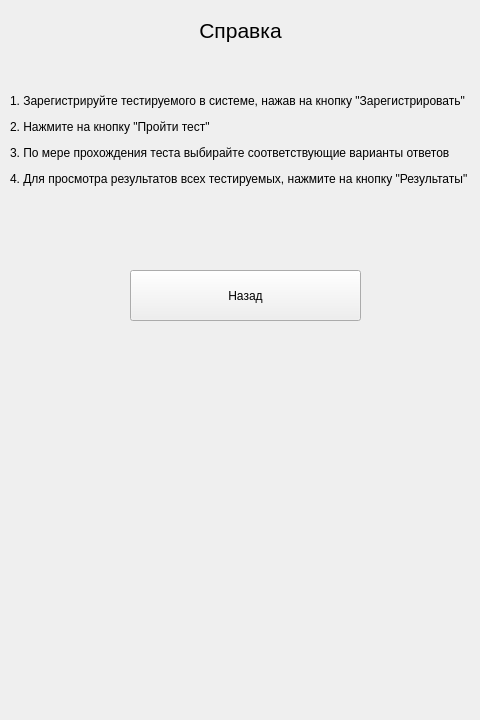
<?xml version="1.0" encoding="UTF-8"?>
<ui version="4.0">
 <class>HelpPage</class>
 <widget class="QWidget" name="HelpPage">
  <property name="geometry">
   <rect>
    <x>0</x>
    <y>0</y>
    <width>480</width>
    <height>720</height>
   </rect>
  </property>
  <widget class="QLabel" name="label">
   <property name="geometry">
    <rect>
     <x>140</x>
     <y>10</y>
     <width>201</width>
     <height>41</height>
    </rect>
   </property>
   <property name="font">
    <font>
     <pointsize>16</pointsize>
    </font>
   </property>
   <property name="text">
    <string>Справка</string>
   </property>
   <property name="alignment">
    <set>Qt::AlignmentFlag::AlignCenter</set>
   </property>
  </widget>
  <widget class="QPushButton" name="btnGoToMain">
   <property name="geometry">
    <rect>
     <x>130</x>
     <y>270</y>
     <width>231</width>
     <height>51</height>
    </rect>
   </property>
   <property name="text">
    <string>Назад</string>
   </property>
  </widget>
  <widget class="QLabel" name="label_2">
   <property name="geometry">
    <rect>
     <x>10</x>
     <y>60</y>
     <width>461</width>
     <height>161</height>
    </rect>
   </property>
   <property name="text">
    <string>&lt;html&gt;&lt;head/&gt;&lt;body&gt;&lt;p&gt;1. Зарегистрируйте тестируемого в системе, нажав на кнопку &amp;quot;Зарегистрировать&amp;quot;&lt;/p&gt;&lt;p&gt;2. Нажмите на кнопку &amp;quot;Пройти тест&amp;quot;&lt;/p&gt;&lt;p&gt;3. По мере прохождения теста выбирайте соответствующие варианты ответов&lt;/p&gt;&lt;p&gt;4. Для просмотра результатов всех тестируемых, нажмите на кнопку &amp;quot;Результаты&amp;quot;&lt;/p&gt;&lt;/body&gt;&lt;/html&gt;</string>
   </property>
  </widget>
 </widget>
 <resources/>
 <connections/>
</ui>
